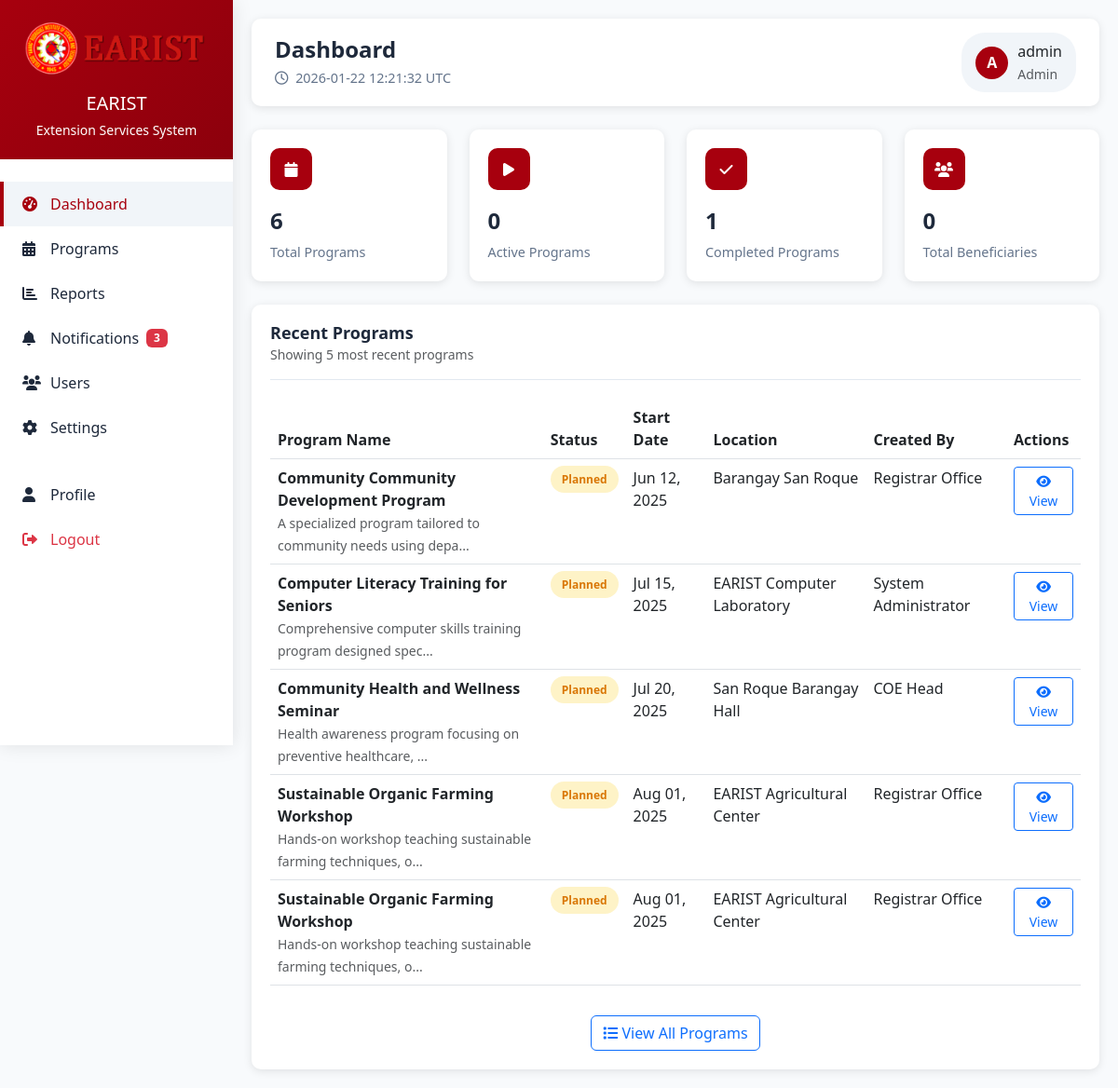
/pages/dashboard.php (signed in), run on the app's committed database.
### tables this page shows
CREATE TABLE `programs` (
  `program_id` int(11) NOT NULL,
  `title` varchar(255) NOT NULL,
  `description` text DEFAULT NULL,
  `objectives` text DEFAULT NULL,
  `type_of_service` enum('Health','Education','Agriculture','Technology','Environment','Social Services','Skills Training') NOT NULL,
  `target_beneficiaries` text DEFAULT NULL,
  `location` varchar(255) NOT NULL,
  `barangay` varchar(100) DEFAULT NULL,
  `date_start` date NOT NULL,
  `date_end` date DEFAULT NULL,
  `time_start` time NOT NULL,
  `time_end` time DEFAULT NULL,
  `expected_participants` int(11) NOT NULL DEFAULT 0,
  `actual_participants` int(11) DEFAULT 0,
  `budget_allocated` decimal(12,2) NOT NULL DEFAULT 0.00,
  `budget_used` decimal(12,2) DEFAULT 0.00,
  `status` enum('Planned','Ongoing','Completed','Cancelled') NOT NULL DEFAULT 'Planned',
  `approval_status` enum('Pending','Approved','Rejected') NOT NULL DEFAULT 'Approved',
  `created_by` int(11) NOT NULL,
  `created_at` timestamp NOT NULL DEFAULT current_timestamp(),
  `updated_at` timestamp NOT NULL DEFAULT current_timestamp() ON UPDATE current_timestamp()
);

### pages/dashboard.php (the view, shortened to what the rows shown need)
<?php
require_once 'config.php';
$page = $_GET['page'] ?? 'dashboard';
$recent_programs = [];
if ($page === 'dashboard') {
    try {
        $table_columns = $db->fetchAll("DESCRIBE programs");
        $available_columns = array_column($table_columns, 'Field');
        $name_columns = ['program_name', 'name', 'title', 'program_title'];
        $name_column = 'program_name';
        foreach ($name_columns as $col) {
            if (in_array($col, $available_columns)) {
                $name_column = $col;
                break;
            }
        }
        $location_columns = ['location', 'venue', 'address', 'place', 'site'];
        $location_column = 'location';
        foreach ($location_columns as $col) {
            if (in_array($col, $available_columns)) {
                $location_column = $col;
                break;
            }
        }
        $date_columns = ['start_date', 'date_start', 'program_date', 'start_datetime', 'date'];
        $date_column = 'start_date';
        foreach ($date_columns as $col) {
            if (in_array($col, $available_columns)) {
                $date_column = $col;
                break;
            }
        }
        $id_columns = ['program_id', 'id'];
        $id_column = 'program_id';
        foreach ($id_columns as $col) {
            if (in_array($col, $available_columns)) {
                $id_column = $col;
                break;
            }
        }
        $recent_programs_query = "
            SELECT
                p.*,
                p.$id_column as program_id,
                p.$name_column as program_name,
                p.$location_column as location,
                p.$date_column as start_date,
                COALESCE(u.first_name, '') as first_name,
                COALESCE(u.last_name, '') as last_name,
                CONCAT(COALESCE(u.first_name, ''), ' ', COALESCE(u.last_name, '')) as creator_name
            FROM programs p
            LEFT JOIN users u ON p.created_by = u.user_id
            ORDER BY " . (in_array('created_at', $available_columns) ? 'p.created_at' : 'p.' . $id_column) . " DESC
            LIMIT 5
        ";
        $recent_programs = $db->fetchAll($recent_programs_query);
    } catch (Exception $e) {
        error_log("Dashboard error: " . $e->getMessage());
        error_log("Stack trace: " . $e->getTraceAsString());
        $stats = [
            'total_programs' => 0,
            'active_programs' => 0,
            'completed_programs' => 0,
            'total_beneficiaries' => 0,
            'total_budget' => 0,
            'pending_requests' => 0
        ];
        $recent_programs = [];
        $notifications = [];
        $dashboard_error = "Unable to load dashboard data: " . $e->getMessage();
    }
}
?>
<!DOCTYPE html>
<html lang="en">
<head>
    <link href="https://cdnjs.cloudflare.com/ajax/libs/font-awesome/6.0.0/css/all.min.css" rel="stylesheet">
    <link href="https://cdnjs.cloudflare.com/ajax/libs/bootstrap/5.3.0/css/bootstrap.min.css" rel="stylesheet">
    <link href="https://cdnjs.cloudflare.com/ajax/libs/datatables/1.13.4/css/dataTables.bootstrap5.min.css" rel="stylesheet">
</head>
<body>
    <div class="main-content">
        <?php if ($page === 'dashboard'): ?>
            <div class="table-card">
                <div class="table-responsive">
                    <table class="table table-hover">
                        <thead>
                            <tr>
                                <th>Program Name</th>
                                <th>Status</th>
                                <th>Start Date</th>
                                <th>Location</th>
                                <th>Created By</th>
                                <th>Actions</th>
                            </tr>
                        </thead>
                        <tbody>
                            <?php if (!empty($recent_programs)): ?>
                                <?php foreach ($recent_programs as $program): ?>
                                    <tr>
                                        <td>
                                            <strong><?= htmlspecialchars($program['program_name']) ?></strong>
                                            <?php if (!empty($program['description'])): ?>
                                                <br><small class="text-muted"><?= htmlspecialchars(substr($program['description'], 0, 60)) ?>...</small>
                                            <?php endif; ?>
                                        </td>
                                        <td>
                                            <span class="status-badge status-<?= strtolower(str_replace([' ', '_'], '-', $program['status'])) ?>">
                                                <?= htmlspecialchars($program['status']) ?>
                                            </span>
                                        </td>
                                        <td>
                                            <?php
                                            $date = $program['start_date'];
                                            if ($date && $date !== '0000-00-00' && $date !== '0000-00-00 00:00:00') {
                                                echo date('M d, Y', strtotime($date));
                                            } else {
                                                echo '<span class="text-muted">Not set</span>';
                                            }
                                            ?>
                                        </td>
                                        <td><?= htmlspecialchars($program['location']) ?></td>
                                        <td>
                                            <?= htmlspecialchars(trim($program['creator_name'])) ?>
                                        </td>
                                        <td>
                                            <a href="?page=programs&view=<?= $program['program_id'] ?>"
                                               class="btn btn-sm btn-outline-primary">
                                                <i class="fas fa-eye"></i> View
                                            </a>
                                        </td>
                                    </tr>
                                <?php endforeach; ?>
                            <?php endif; ?>
                        </tbody>
                    </table>
                </div>
            </div>
        <?php endif; ?>
    </div>
</body>
</html>

### data on the page
programs: title "Community Community Development Program", description "A specialized program tailored to community needs using depa", status "Planned", date_start "Jun 12, 2025", location "Barangay San Roque", creator_name "Registrar Office"
programs: title "Computer Literacy Training for Seniors", description "Comprehensive computer skills training program designed spec", status "Planned", date_start "Jul 15, 2025", location "EARIST Computer Laboratory", creator_name "System Administrator"
programs: title "Community Health and Wellness Seminar", description "Health awareness program focusing on preventive healthcare,", status "Planned", date_start "Jul 20, 2025", location "San Roque Barangay Hall", creator_name "COE Head"
programs: title "Sustainable Organic Farming Workshop", description "Hands-on workshop teaching sustainable farming techniques, o", status "Planned", date_start "Aug 01, 2025", location "EARIST Agricultural Center", creator_name "Registrar Office"

### other printed values
$unread_count "3"
str_replace('_', ' ', $page) "Dashboard"
substr($_SESSION['username'] ?? 'U', 0, 1) "A"
$_SESSION['full_name'] "admin"
$_SESSION['user_role'] "Admin"
$stats['total_programs'] "6"
$stats['active_programs'] "0"
$stats['completed_programs'] "1"
$stats['total_beneficiaries'] "0"
count($recent_programs) "5"
